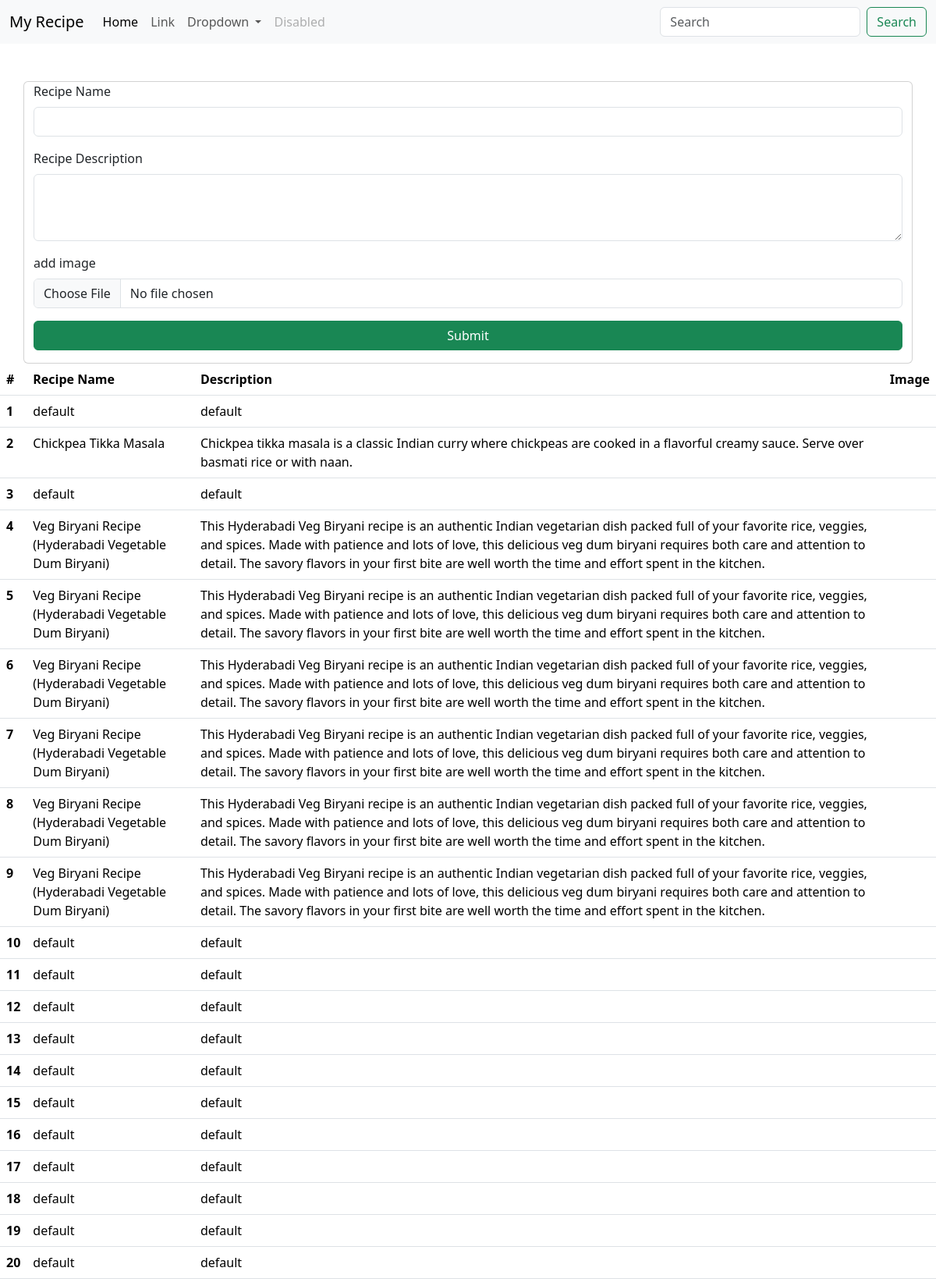
The page / (upper part) on the database its author committed.
### recipe/models.py (models this page shows, shortened)
class recipe(models.Model):
    recipe_name = models.CharField(max_length=100)
    recipe_desc = models.TextField()
    recipe_image = models.ImageField(upload_to="recipe")

### recipe/views.py (the view, shortened to what this page needs)
# urls.py: path('',views.index,name='index'),
def index(request):
    queryset = recipe.objects.all()
    context = {'recipes': queryset}
    return render(request, 'recipe/index.html', context)

### templates/recipe/index.html (shortened to what this page needs)
{% extends "recipe/base.html" %}
{% block body%}
<div conatiner mt-5>
  <form  action="{% url 'index' %}" method="post">
    <div class="container card mt-5">
      <div class="mb-3 ">
          <label for="exampleFormControlInput1" class="form-label">Recipe Name</label>
          <input name="name" type="text" class="form-control" id="exampleFormControlInput1" >
        </div>
        <div class="mb-3">
          <label for="exampleFormControlTextarea1" class="form-label">Recipe Description</label>
          <textarea name="desc" class="form-control" id="exampleFormControlTextarea1" rows="3"></textarea>
        </div>
        <div class="mb-3 ">
          <label for="exampleFormControlInput1" class="form-label">add image</label>
          <input name="image" type="file" class="form-control" id="exampleFormControlInput1" >
        </div>
        <div class="mb-3">
          <a href="/"><button class="btn btn-success container-fluid">Submit</button></a>
        </div>
  </div>
  </form>
  <table class="table">
    <thead>
      <tr>
        <th scope="col">#</th>
        <th scope="col">Recipe Name</th>
        <th scope="col">Description</th>
        <th scope="col">Image</th>
      </tr>
    </thead>
    <tbody>
      {% for recipe in recipes %}
      <tr>
        <th scope="row">{{forloop.counter}}</th>
        <td>{{recipe.recipe_name}}</td>
        <td>{{recipe.recipe_desc}}</td>
        <td>{{recipe.recipe_image}}</td>
      </tr>
      {% endfor %}
    </tbody>
  </table>
</div>
{% endblock%}

### templates/recipe/base.html (shortened to what this page needs)
<!doctype html>
<html lang="en">
  <head>
    <link href="https://cdn.jsdelivr.net/npm/bootstrap@5.3.2/dist/css/bootstrap.min.css" rel="stylesheet">
  </head>
  <body>
    <nav class="navbar navbar-expand-lg bg-body-tertiary">
        <div class="container-fluid">
          <a class="navbar-brand" href="#">My Recipe</a>
          <div class="collapse navbar-collapse" id="navbarSupportedContent">
            <ul class="navbar-nav me-auto mb-2 mb-lg-0">
              <li class="nav-item">
                <a class="nav-link active" aria-current="page" href="#">Home</a>
              </li>
              <li class="nav-item">
                <a class="nav-link" href="#">Link</a>
              </li>
              <li class="nav-item dropdown">
                <a class="nav-link dropdown-toggle" href="#" role="button" data-bs-toggle="dropdown" aria-expanded="false">
                  Dropdown
                </a>
              </li>
              <li class="nav-item">
                <a class="nav-link disabled" aria-disabled="true">Disabled</a>
              </li>
            </ul>
            <form class="d-flex" role="search">
              <input class="form-control me-2" type="search" placeholder="Search" aria-label="Search">
              <button class="btn btn-outline-success" type="submit">Search</button>
            </form>
          </div>
        </div>
      </nav>
      {% block body%}{% endblock %}
  </body>
</html>

### rows shown on the page
recipe: recipe_name "default", recipe_desc "default"
recipe: recipe_name "Chickpea Tikka Masala", recipe_desc "Chickpea tikka masala is a classic Indian curry where chickpeas are cooked in a flavorful creamy sauce. Serve over basmati rice or with naan."
recipe: recipe_name "default", recipe_desc "default"
recipe: recipe_name "Veg Biryani Recipe (Hyderabadi Vegetable Dum Biryani)", recipe_desc "This Hyderabadi Veg Biryani recipe is an authentic Indian vegetarian dish packed full of your favorite rice, veggies, and spices. Made with patience and lots of love, this delicious veg dum biryani requires both care and attention to detail. The savory flavors in your first bite are well worth the time and effort spent in the kitchen."
recipe: recipe_name "Veg Biryani Recipe (Hyderabadi Vegetable Dum Biryani)", recipe_desc "This Hyderabadi Veg Biryani recipe is an authentic Indian vegetarian dish packed full of your favorite rice, veggies, and spices. Made with patience and lots of love, this delicious veg dum biryani requires both care and attention to detail. The savory flavors in your first bite are well worth the time and effort spent in the kitchen."
recipe: recipe_name "Veg Biryani Recipe (Hyderabadi Vegetable Dum Biryani)", recipe_desc "This Hyderabadi Veg Biryani recipe is an authentic Indian vegetarian dish packed full of your favorite rice, veggies, and spices. Made with patience and lots of love, this delicious veg dum biryani requires both care and attention to detail. The savory flavors in your first bite are well worth the time and effort spent in the kitchen."
recipe: recipe_name "Veg Biryani Recipe (Hyderabadi Vegetable Dum Biryani)", recipe_desc "This Hyderabadi Veg Biryani recipe is an authentic Indian vegetarian dish packed full of your favorite rice, veggies, and spices. Made with patience and lots of love, this delicious veg dum biryani requires both care and attention to detail. The savory flavors in your first bite are well worth the time and effort spent in the kitchen."
recipe: recipe_name "Veg Biryani Recipe (Hyderabadi Vegetable Dum Biryani)", recipe_desc "This Hyderabadi Veg Biryani recipe is an authentic Indian vegetarian dish packed full of your favorite rice, veggies, and spices. Made with patience and lots of love, this delicious veg dum biryani requires both care and attention to detail. The savory flavors in your first bite are well worth the time and effort spent in the kitchen."
recipe: recipe_name "Veg Biryani Recipe (Hyderabadi Vegetable Dum Biryani)", recipe_desc "This Hyderabadi Veg Biryani recipe is an authentic Indian vegetarian dish packed full of your favorite rice, veggies, and spices. Made with patience and lots of love, this delicious veg dum biryani requires both care and attention to detail. The savory flavors in your first bite are well worth the time and effort spent in the kitchen."
recipe: recipe_name "default", recipe_desc "default"
recipe: recipe_name "default", recipe_desc "default"
recipe: recipe_name "default", recipe_desc "default"
recipe: recipe_name "default", recipe_desc "default"
recipe: recipe_name "default", recipe_desc "default"
recipe: recipe_name "default", recipe_desc "default"
recipe: recipe_name "default", recipe_desc "default"
recipe: recipe_name "default", recipe_desc "default"
recipe: recipe_name "default", recipe_desc "default"
recipe: recipe_name "default", recipe_desc "default"
recipe: recipe_name "default", recipe_desc "default"
